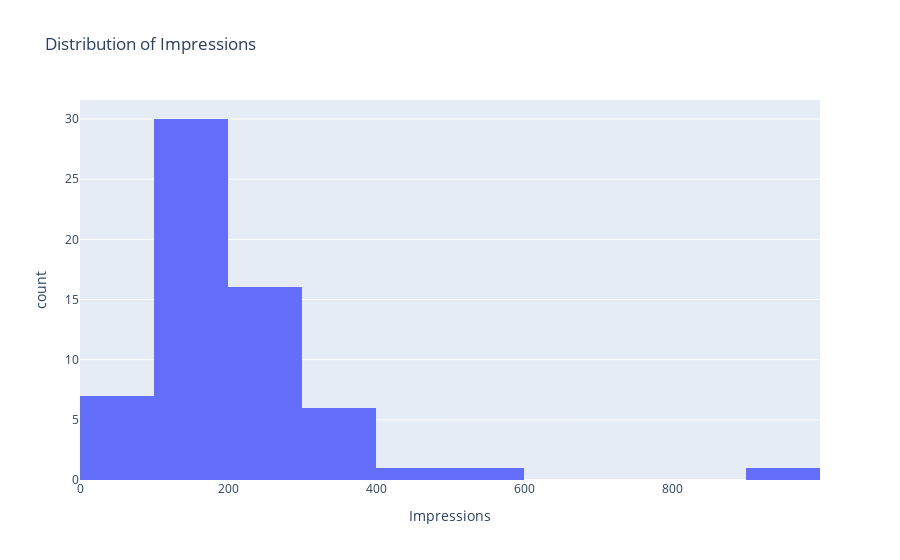

Notebook source saved alongside this figure:
### Code cell
# plot histogram of impressions
plot_histogram(df_posts['Impressions'], "Impressions", "Distribution of Impressions")

### Figure 1 — Plotly figure (JSON) as saved in the notebook; plotly's stock layout.template omitted (floating-point values rounded to 4 significant figures)
{"data": [{"alignmentgroup": "True", "bingroup": "x", "hovertemplate": "Impressions=%{x}<br>count=%{y}<extra></extra>", "legendgroup": "", "marker": {"color": "#636efa", "pattern": {"shape": ""}}, "name": "", "offsetgroup": "", "orientation": "v", "showlegend": false, "type": "histogram", "x": [204, 536, 91, 304, 86, 241, 131, 419, 113, 291, 271, 93, 92, 71, 217, 132, 58, 160, 117, 148, 194, 346, 158, 175, 209, 179, 153, 200, 351, 220, 249, 313, 232, 170, 190, 229, 221, 189, 256, 289, 210, 158, 340, 956, 148, 114, 108, 95, 175, 206, 371, 111, 115, 147, 106, 119, 146, 182, 109, 146, 160, 130], "xaxis": "x", "yaxis": "y"}], "layout": {"autosize": true, "barmode": "relative", "legend": {"tracegroupgap": 0}, "title": {"text": "Distribution of Impressions"}, "xaxis": {"anchor": "y", "autorange": true, "domain": [0, 1], "range": [-0.5, 999.5], "title": {"text": "Impressions"}, "type": "linear"}, "yaxis": {"anchor": "x", "autorange": true, "domain": [0, 1], "range": [0, 31.58], "title": {"text": "count"}}}}
